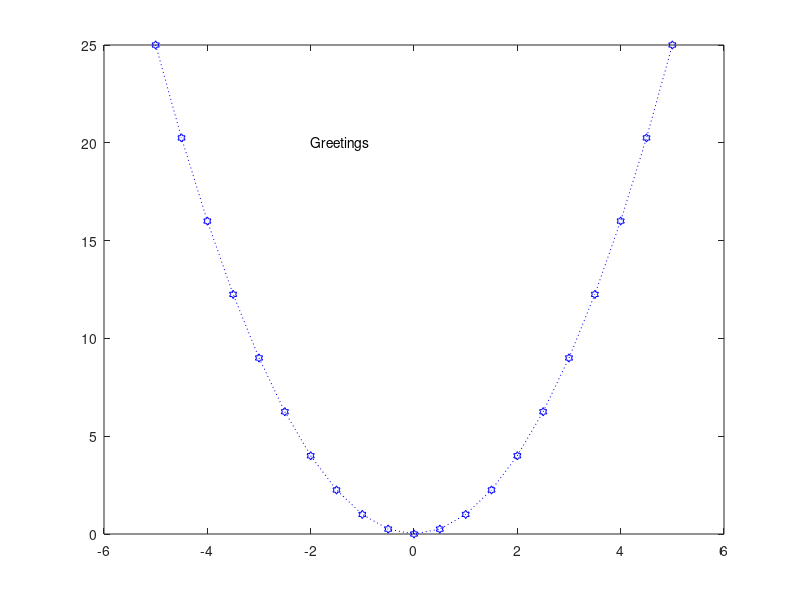

Here is the MATLAB script that generated this plot:
%Plot
%x values for x_axis
x = -5:.5:5;
%y values for each x_axis
y = x.^2;

%basic plot the graphic
%plot(x,y)

%Adding  parameters
title('My first plot')
xlabel('X label in plot')
ylabel('Y label in plot')
grid on;

#linestyles - -- : -.
#markers + o * . x s ^ v  < > p h
#colors k r g b y m c w
plot(x,y,':hb')

%if we want to modify the axis
%axis([-10,10,-5,10])

%to add a text
text(-2,20,'Greetings')